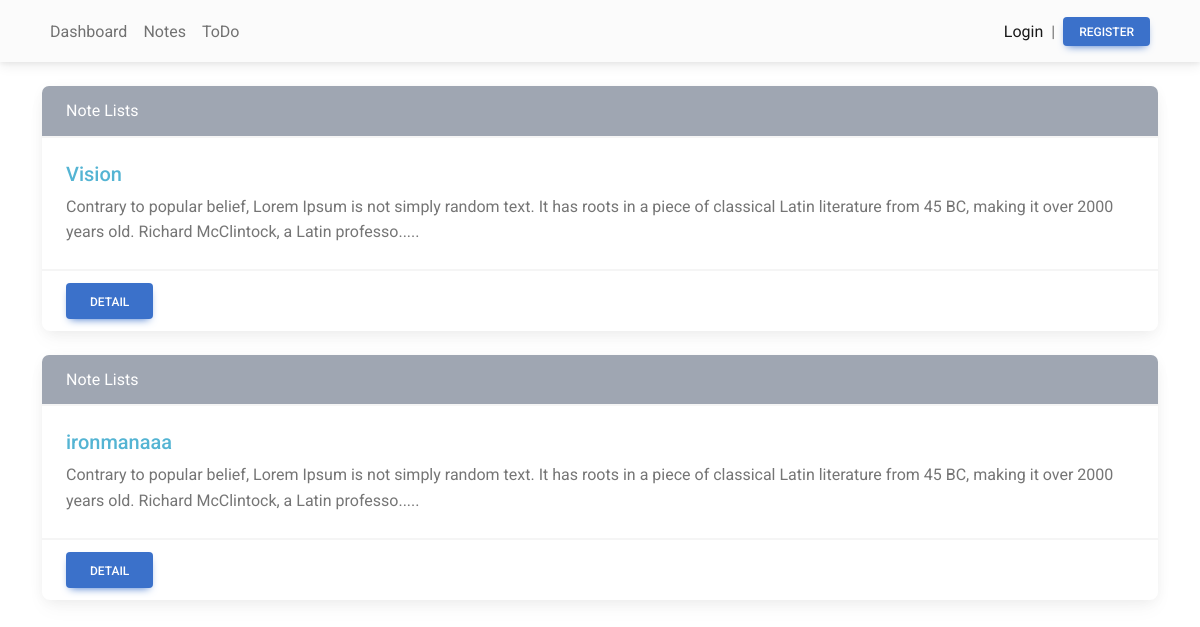
The app's page /notes with its own data.
### tables this page shows
CREATE TABLE `notes` (
  `id` int(11) NOT NULL,
  `title` varchar(255) NOT NULL,
  `body` text NOT NULL,
  `created_at` datetime NOT NULL
);

### notes.php (the view, shortened to what this page needs)
<?php require ("database.php");?>
<?php
$query = "SELECT * FROM notes";
$result = mysqli_query($conn, $query);
?>
<?php require ('htmlHeader.php'); ?>
<?php require ('navbar.php'); ?>
    <div class="container">
        <?php while($rows = mysqli_fetch_assoc($result)) :?>
            <div class="card my-4">
                <div class="card-header bg-secondary text-white">Note Lists</div>
                <div class="card-body">
                    <h5 class="card-title text-info"><?= $rows['title'] ?></h5>
                    <p class="card-text text-muted"><?= substr(htmlentities($rows['body']), 0,200) . '.....' ?></p>
                </div>
                <div class="card-footer">
                    <a href="/detail?id=<?= $rows['id'] ?>" class="btn btn-primary">Detail</a>
                </div>
            </div>
        <?php endwhile ?>
    </div>
<?php require ('htmlFooter.php'); ?>

### records on screen
notes: title "Vision", body "Contrary to popular belief, Lorem Ipsum is not simply random text. It has roots in a piece of classical Latin literature from 45 BC, making it over 2000 years old. Richard McClintock, a Latin professo"
notes: title "ironmanaaa", body "Contrary to popular belief, Lorem Ipsum is not simply random text. It has roots in a piece of classical Latin literature from 45 BC, making it over 2000 years old. Richard McClintock, a Latin professo"
